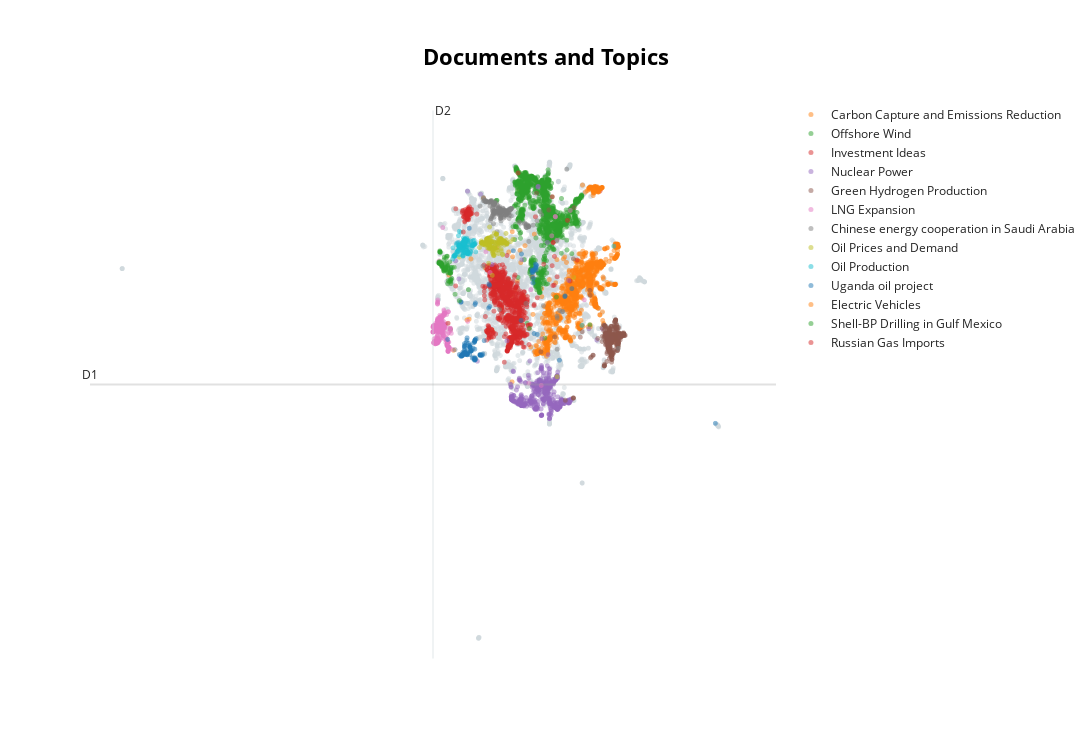

Notebook code for this chart:
### Code cell
fake_titles = [str(sentences_media[i][:100]) for i  in range(0,10_000)]

topic_model_media.visualize_documents(fake_titles, reduced_embeddings=reduced_embeddings, custom_labels=True, hide_annotations=True)
